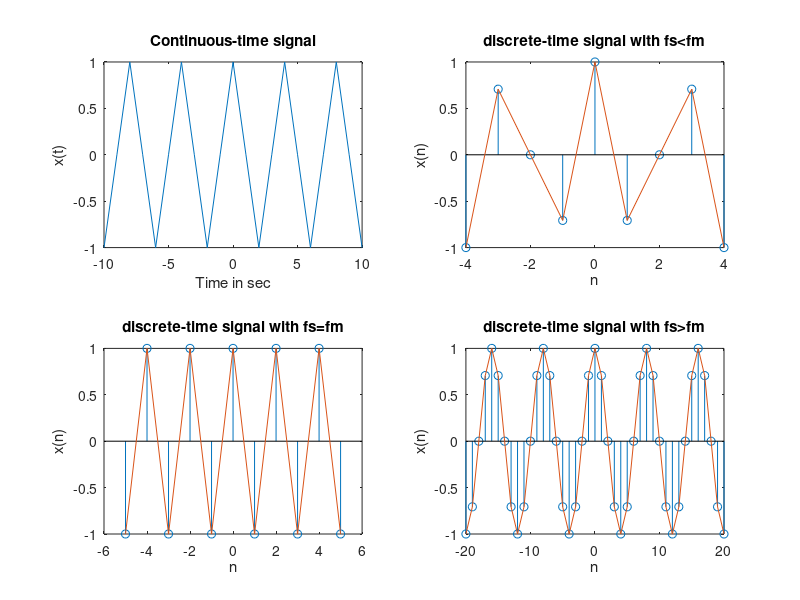

MATLAB code to generate this figure:
clear all;
t=-10:01:10;
T=4;fm=1/T;
x=cos(2*pi*fm*t);
fs1=1.6*fm;
fs2=2*fm;
fs3=8*fm;
n1=-4:1:4
xn1=cos(2*pi*n1*fm/fs1);
subplot(2,2,1),plot(t,x)
xlabel('Time in sec'),ylabel('x(t)')
title('Continuous-time signal')
subplot(2,2,2),stem(n1,xn1)
hold on
subplot(2,2,2), plot(n1,xn1)
xlabel('n'),ylabel('x(n)')
title('discrete-time signal with fs<fm')
n2=-5:1:5
xn2=cos(2*pi*n2*fm/fs2);
subplot(2,2,3),stem(n2,xn2)
hold on
subplot(2,2,3),plot(n2,xn2)
xlabel('n'),ylabel('x(n)')
title('discrete-time signal with fs=fm')
n3=-20:1:20
xn3=cos(2*pi*n3*fm/fs3);
subplot(2,2,4),stem(n3,xn3)
hold on
subplot(2,2,4), plot(n3,xn3)
xlabel('n'),ylabel('x(n)')
title('discrete-time signal with fs>fm')